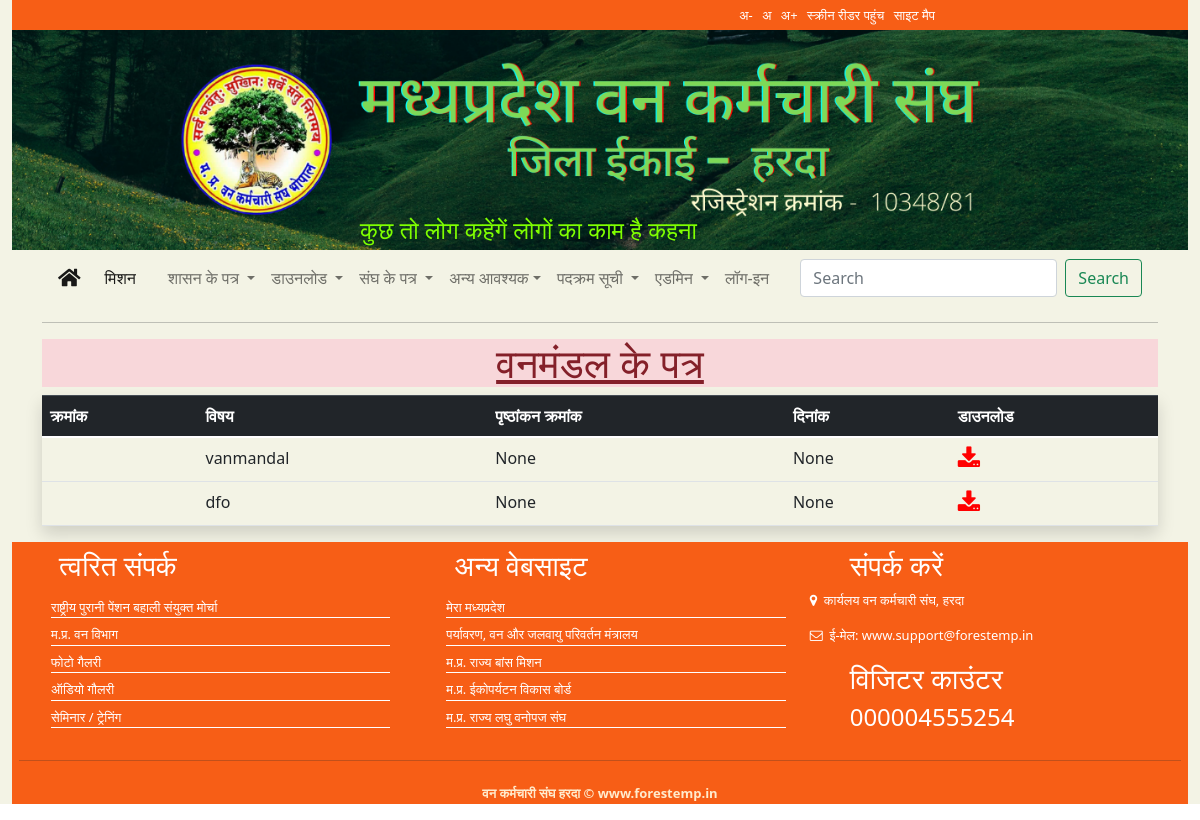
The app's page /dfoletter/, older data.
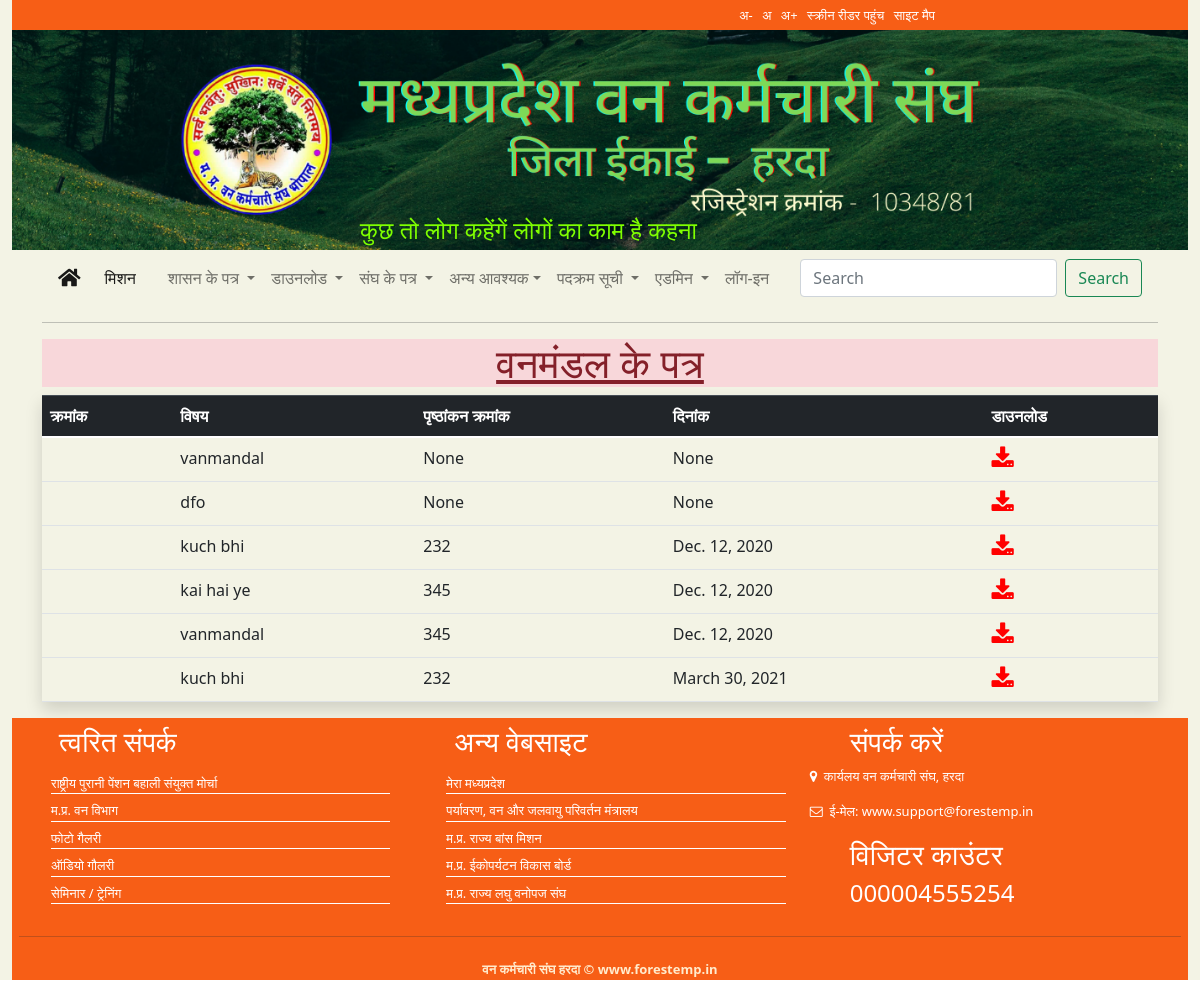
The same page, newer data.
### core/models.py (models this page shows)
class pdffile(models.Model):
    title = models.CharField(max_length=100)
    javak=models.CharField(max_length=200,null=True,blank=True)
    date=models.DateField(null=True,blank=True)
    file = models.FileField(upload_to='pdf')
    linkto =models.CharField(choices=pdf_choice,max_length=100)

### core/views.py (the view)
# urls.py: path('dfoletter/',views.dfoletter, name="dfoletter"),
def dfoletter(request):
    heading="वनमंडल के पत्र"
    data=pdffile.objects.filter(linkto="DfoLetter")
    return render(request,'core/letterTemplate.html',{'heading':heading,'data':data})

### core/templates/core/letterTemplate.html
{% extends 'base.html' %}
{% load static %}
{% block contents %}
<h1 class="alert-danger text-center"><u>{{heading}}</u></h1>
<table class="table table-hover shadow">
    <thead class="table-dark">
        <tr>
            <th>क्रमांक</td>
            <th>विषय</td>
            <th>पृष्‍ठांकन क्रमांक</td>
            <th>दिनांक</td>
            <th>डाउनलोड</td>
        </tr>
    </thead>
    {% for df in  data %}
        <tr>
            <td></td>
            <td>{{df.title}}</td>
            <td>{{df.javak}}</td>
            <td>{{df.date}}</td>
            <td><a href="{{df.file.url}}"><i class="fa fa-download" style="font-size:24px;color:red"></a></i></td>
        </tr>
    {% endfor %}
 </table>
{% endblock contents %}

### core/templates/base.html (shortened to what this page needs)
<!DOCTYPE html>
{% load static %}
<html lang="en">
<head>
    <link rel="stylesheet" href={% static '/css/style.css' %} >
    <link rel="stylesheet" href="https://cdnjs.cloudflare.com/ajax/libs/font-awesome/5.15.2/css/all.min.css">
    <link rel="stylesheet" href="//code.jquery.com/ui/1.12.1/themes/base/jquery-ui.css">
    <link rel="stylesheet" href="/resources/demos/style.css">
    <link rel="stylesheet" href="https://maxcdn.bootstrapcdn.com/bootstrap/4.5.2/css/bootstrap.min.css">
    <link rel="stylesheet" href={% static '/css/bootstrap.css' %}>
    <link rel="stylesheet" href="https://stackpath.bootstrapcdn.com/font-awesome/4.7.0/css/font-awesome.min.css">
</head>
<body>
    <div class="container-fluid wrapper">
        <header>
            {% include 'topheader.py' %}
            <div class="banner">
                <h4 class="banner-text"><marquee behavior="" direction="">कुछ तो लोग कहेंगें लोगों का काम है कहना</marquee></h4>
                <img src={% static '/images/banner.png' %} alt="">
            </div>
        </header>
        <div class="container">
                <nav class="navbar navbar-expand-lg navbar-light style{background-color: :{% url 'undercons' %}f75e16}">
                    <a class="navbar-brand" href="{% url 'home' %}"><i class="fas fa-home"></i></a>
                    <div class="collapse navbar-collapse" id="navbarSupportedContent">
                        <ul class="navbar-nav mr-auto">
                        <li class="nav-item active">
                            <a class="nav-link" href="{% url 'undercons' %}">मिशन <span class="sr-only">(current)</span></a>
                        </li>
                         <li class="nav-item">
                            <a class="nav-link" href="{% url 'undercons' %}"></a>
                        </li>
                        <li class="nav-item dropdown">
                            <a class="nav-link dropdown-toggle" href="{% url 'undercons' %}" id="navbarDropdown" role="button" data-toggle="dropdown" aria-haspopup="true" aria-expanded="false">
                            शासन के पत्र
                            </a>
                        </li>
                        <li class="nav-item dropdown">
                            <a class="nav-link dropdown-toggle" href="{% url 'undercons' %}" id="navbarDropdown" role="button" data-toggle="dropdown" aria-haspopup="true" aria-expanded="false">
                            डाउनलोड
                            </a>
                        </li>
                        <li class="nav-item dropdown">
                            <a class="nav-link dropdown-toggle" href="{% url 'undercons' %}" id="navbarDropdown" role="button" data-toggle="dropdown" aria-haspopup="true" aria-expanded="false">
                            संघ के पत्र
                            </a>
                        </li>
                        <li class="nav-item dropdown">
                            <a class="nav-link dropdown-toggle" href="{% url 'undercons' %}" id="navbarDropdown" data-toggle="dropdown">
                            अन्‍य आवश्‍यक</a>
                        </li>
                        <li class="nav-item dropdown">
                            <a class="nav-link dropdown-toggle" href="{% url 'undercons' %}" id="navbarDropdown" role="button" data-toggle="dropdown" aria-haspopup="true" aria-expanded="false">
                            पदक्रम सूची
                            </a>
                        </li>
                        <li class="nav-item dropdown">
                            <a class="nav-link dropdown-toggle" href="{% url 'undercons' %}" id="navbarDropdown" role="button" data-toggle="dropdown" aria-haspopup="true" aria-expanded="false">
                            एडमिन
                            </a>
                        </li>
                        <li class="nav-item">
                            <a class="nav-link" href="{% url 'signup' %}">लॉग-इन</a>
                        </li>
                        </ul>
                        <form class="form-inline my-2 my-lg-0">
                        <input class="form-control mr-sm-2" type="search" placeholder="Search" aria-label="Search">
                        <button class="btn btn-outline-success my-2 my-sm-0" type="submit">Search</button>
                        </form>
                    </div>
                    </nav>
<hr>
            {% block contents %}{% endblock contents %}
        </div>
        <footer>
            {% include 'footer.py' %}
        </footer>
    </div>
</body>
</html>

### core/templates/topheader.py (shortened to what this page needs)
<div class="top-header">
    <div>
    <span class="head-link"><a href="#">अ-</label>
    <a href="#">अ</label>
    <a href="#">अ+</label>
    <a href="#">स्‍क्रीन रीडर पहुंच</label>
    <a href="#">साइट मैप</label></span>
    </div>
</div>

### core/templates/footer.py
<div class="footer-top">
    <div class="row">
        <div class="col-sm-4">
            <div class="foot-1">
                <h3>त्‍वरित संपर्क</h3>
                <ul>
                    <li><a target="_blank" href="https://www.nopruf.com/">राष्ट्रीय पुरानी पेंशन बहाली संयुक्त मोर्चा</a></li>
                    <li><a target="_blank" href="https://mpforest.gov.in/">म.प्र. वन विभाग</a></li>
                    <li><a href="#">फोटो गैलरी</a></li>
                    <li><a href="#">ऑडियो गौलरी</a></li>
                    <li><a href="#">सेमिनार / ट्रेनिंग</a></li>
                </ul>
            </div>
        </div>
        <div class="col-sm-4">
            <div class="foot-3">
        <h3>अन्‍य वेबसाइट</h3>
                <ul>
                    <li><a href="#">मेरा मध्‍यप्रदेश</a></li>
                    <li><a href="#">पर्यावरण, वन और जलवायु परिवर्तन मंत्रालय</a></li>
                    <li><a href="#">म.प्र. राज्‍य बांस मिशन</a></li>
                    <li><a href="#">म.प्र. ईकोपर्यटन विकास बोर्ड</a></li>
                    <li><a href="#">म.प्र. राज्‍य लघु वनोपज संघ</a></li>
                </ul>
            </div>
        </div>
        <div class="col-sm-4">
            <div class="foot-4">
                <h3>संपर्क करें</h3>
                <p><i class="fa fa-map-marker"></i>&nbsp;&nbsp;कार्यलय वन कर्मचारी संघ, हरदा
                <p><i class="fa fa-envelope-o"></i> &nbsp;ई-मेल: www.support@forestemp.in</p>
                <h3 class="vis">विजिटर काउंटर</h3>
                <h4>000004555254</h4>
            </div>
        </div>
    </div>
<hr>
</div>
<div class="footer-bottom">
    <span><B><p>वन कर्मचारी संघ हरदा &#169; www.forestemp.in</p></B>
</div>

### core/static/css/style.css (style rules this page uses)
* { margin: 0PX; padding: 0px; }
:root { --maincolor:#f75e16; }
.banner-text { color: chartreuse; position:absolute; top: 210px; left: 320px; line-height: 40px; }
.wrapper { width: 1340px; background-color:#f3f3e5; margin: 0 auto; }
.top-header { height: 30px; background-color: var(--maincolor); font-size: small; }
.top-header a { text-decoration: none; color: white; padding: 3px; }
.banner img { width: 100%; }
.footer-top { padding: 7px; margin:0px; background-color: var(--maincolor); }
.footer-top li a { text-decoration: none; color: white; display: block; }
.footer-top li { list-style: none; border-bottom: 1px solid white; padding-top: 7px; font-size: small; }
h4, h3 { color: white; margin-left: 40px; }
.foot-4 p { color: white; font-size: small; }
.footer-bottom { background-color: var(--maincolor); color: blanchedalmond; }
.footer-bottom p { text-align: center; font-size: small; }
.head-link { float:right; padding-right: 250px; line-height: 30px; }

Row changes from the older to the newer data that the page shows:
added pdffile: title "kuch bhi", javak "232", date "Dec. 12, 2020"
added pdffile: title "kai hai ye", javak "345", date "Dec. 12, 2020"
added pdffile: title "vanmandal", javak "345", date "Dec. 12, 2020"
added pdffile: title "kuch bhi", javak "232", date "March 30, 2021"
